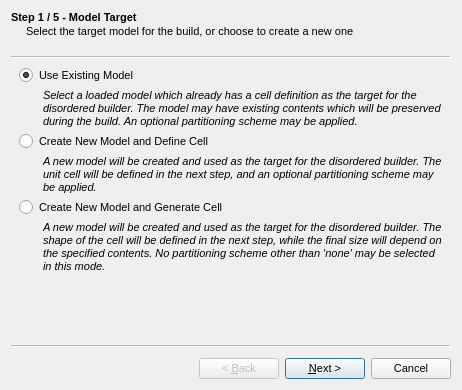
<?xml version="1.0" encoding="UTF-8"?>
<ui version="4.0">
 <class>DisorderWizard</class>
 <widget class="QWizard" name="DisorderWizard">
  <property name="windowModality">
   <enum>Qt::ApplicationModal</enum>
  </property>
  <property name="geometry">
   <rect>
    <x>0</x>
    <y>0</y>
    <width>462</width>
    <height>390</height>
   </rect>
  </property>
  <property name="font">
   <font>
    <pointsize>8</pointsize>
   </font>
  </property>
  <property name="windowTitle">
   <string>Disorder Wizard</string>
  </property>
  <property name="windowIcon">
   <iconset resource="icons.qrc">
    <normaloff>:/tools/icons/tools_disorder.svg</normaloff>:/tools/icons/tools_disorder.svg</iconset>
  </property>
  <property name="modal">
   <bool>true</bool>
  </property>
  <property name="titleFormat">
   <enum>Qt::PlainText</enum>
  </property>
  <widget class="QWizardPage" name="ModelTargetPage">
   <property name="title">
    <string>Step 1 / 5 - Model Target</string>
   </property>
   <property name="subTitle">
    <string>Select the target model for the build, or choose to create a new one</string>
   </property>
   <attribute name="pageId">
    <string notr="true">1</string>
   </attribute>
   <layout class="QVBoxLayout" name="verticalLayout">
    <property name="spacing">
     <number>4</number>
    </property>
    <property name="margin">
     <number>2</number>
    </property>
    <item>
     <layout class="QGridLayout" name="gridLayout">
      <property name="sizeConstraint">
       <enum>QLayout::SetMinimumSize</enum>
      </property>
      <item row="6" column="0" colspan="2">
       <widget class="QRadioButton" name="TargetGenerateRadio">
        <property name="sizePolicy">
         <sizepolicy hsizetype="Expanding" vsizetype="Fixed">
          <horstretch>0</horstretch>
          <verstretch>0</verstretch>
         </sizepolicy>
        </property>
        <property name="text">
         <string>Create New Model and Generate Cell</string>
        </property>
       </widget>
      </item>
      <item row="2" column="1">
       <widget class="QLabel" name="label">
        <property name="sizePolicy">
         <sizepolicy hsizetype="Expanding" vsizetype="Minimum">
          <horstretch>0</horstretch>
          <verstretch>0</verstretch>
         </sizepolicy>
        </property>
        <property name="minimumSize">
         <size>
          <width>25</width>
          <height>30</height>
         </size>
        </property>
        <property name="font">
         <font>
          <italic>true</italic>
         </font>
        </property>
        <property name="text">
         <string>Select a loaded model which already has a cell definition as the target for the disordered builder. The model may have existing contents which will be preserved during the build. An optional partitioning scheme may be applied.</string>
        </property>
        <property name="wordWrap">
         <bool>true</bool>
        </property>
       </widget>
      </item>
      <item row="2" column="0">
       <spacer name="horizontalSpacer">
        <property name="orientation">
         <enum>Qt::Horizontal</enum>
        </property>
        <property name="sizeType">
         <enum>QSizePolicy::Fixed</enum>
        </property>
        <property name="sizeHint" stdset="0">
         <size>
          <width>20</width>
          <height>20</height>
         </size>
        </property>
       </spacer>
      </item>
      <item row="5" column="1">
       <widget class="QLabel" name="label_2">
        <property name="sizePolicy">
         <sizepolicy hsizetype="Expanding" vsizetype="Preferred">
          <horstretch>0</horstretch>
          <verstretch>0</verstretch>
         </sizepolicy>
        </property>
        <property name="font">
         <font>
          <italic>true</italic>
         </font>
        </property>
        <property name="text">
         <string>A new model will be created and used as the target for the disordered builder. The unit cell will be defined in the next step, and an optional partitioning scheme may be applied.</string>
        </property>
        <property name="wordWrap">
         <bool>true</bool>
        </property>
       </widget>
      </item>
      <item row="7" column="1">
       <widget class="QLabel" name="label_3">
        <property name="sizePolicy">
         <sizepolicy hsizetype="Expanding" vsizetype="Preferred">
          <horstretch>0</horstretch>
          <verstretch>0</verstretch>
         </sizepolicy>
        </property>
        <property name="font">
         <font>
          <italic>true</italic>
         </font>
        </property>
        <property name="text">
         <string>A new model will be created and used as the target for the disordered builder. The shape of the cell will be defined in the next step, while the final size will depend on the specified contents. No partitioning scheme other than 'none' may be selected in this mode.</string>
        </property>
        <property name="wordWrap">
         <bool>true</bool>
        </property>
       </widget>
      </item>
      <item row="4" column="0" colspan="2">
       <widget class="QRadioButton" name="TargetNewRadio">
        <property name="sizePolicy">
         <sizepolicy hsizetype="Expanding" vsizetype="Fixed">
          <horstretch>0</horstretch>
          <verstretch>0</verstretch>
         </sizepolicy>
        </property>
        <property name="text">
         <string>Create New Model and Define Cell</string>
        </property>
       </widget>
      </item>
      <item row="1" column="0" colspan="2">
       <widget class="QRadioButton" name="TargetExistingRadio">
        <property name="sizePolicy">
         <sizepolicy hsizetype="Expanding" vsizetype="Fixed">
          <horstretch>0</horstretch>
          <verstretch>0</verstretch>
         </sizepolicy>
        </property>
        <property name="text">
         <string>Use Existing Model</string>
        </property>
        <property name="checked">
         <bool>true</bool>
        </property>
       </widget>
      </item>
     </layout>
    </item>
   </layout>
  </widget>
  <widget class="QWizardPage" name="ModelSelectionPage">
   <property name="title">
    <string>Step 2 / 5 - Model Selection / Cell Definition</string>
   </property>
   <property name="subTitle">
    <string>Select or define a suitable model / cell target</string>
   </property>
   <attribute name="pageId">
    <string notr="true">2</string>
   </attribute>
   <layout class="QVBoxLayout" name="verticalLayout_2">
    <property name="spacing">
     <number>4</number>
    </property>
    <property name="margin">
     <number>2</number>
    </property>
    <item>
     <widget class="QStackedWidget" name="ModelSelectionStack">
      <property name="currentIndex">
       <number>0</number>
      </property>
      <widget class="QWidget" name="ExistingModelPage">
       <layout class="QVBoxLayout" name="verticalLayout_3">
        <property name="spacing">
         <number>4</number>
        </property>
        <property name="margin">
         <number>2</number>
        </property>
        <item>
         <widget class="QLabel" name="label_4">
          <property name="text">
           <string>Select an existing model to use as the target:</string>
          </property>
         </widget>
        </item>
        <item>
         <widget class="QTreeWidget" name="ExistingModelTree">
          <property name="mouseTracking">
           <bool>true</bool>
          </property>
          <property name="horizontalScrollBarPolicy">
           <enum>Qt::ScrollBarAlwaysOff</enum>
          </property>
          <property name="autoScroll">
           <bool>false</bool>
          </property>
          <property name="showDropIndicator" stdset="0">
           <bool>false</bool>
          </property>
          <property name="alternatingRowColors">
           <bool>true</bool>
          </property>
          <property name="selectionMode">
           <enum>QAbstractItemView::SingleSelection</enum>
          </property>
          <property name="iconSize">
           <size>
            <width>75</width>
            <height>75</height>
           </size>
          </property>
          <property name="indentation">
           <number>0</number>
          </property>
          <attribute name="headerVisible">
           <bool>false</bool>
          </attribute>
          <column>
           <property name="text">
            <string notr="true">1</string>
           </property>
          </column>
         </widget>
        </item>
       </layout>
      </widget>
      <widget class="QWidget" name="NewDefinedModelPage">
       <layout class="QVBoxLayout" name="verticalLayout_4">
        <property name="spacing">
         <number>4</number>
        </property>
        <property name="margin">
         <number>2</number>
        </property>
        <item>
         <widget class="QLabel" name="label_5">
          <property name="text">
           <string>Define a unit cell for the new model:</string>
          </property>
         </widget>
        </item>
        <item>
         <layout class="QGridLayout" name="gridLayout_2">
          <property name="spacing">
           <number>2</number>
          </property>
          <item row="1" column="0">
           <widget class="QLabel" name="label_17">
            <property name="sizePolicy">
             <sizepolicy hsizetype="Fixed" vsizetype="Fixed">
              <horstretch>0</horstretch>
              <verstretch>0</verstretch>
             </sizepolicy>
            </property>
            <property name="text">
             <string>a</string>
            </property>
           </widget>
          </item>
          <item row="2" column="0">
           <widget class="QLabel" name="label_18">
            <property name="sizePolicy">
             <sizepolicy hsizetype="Fixed" vsizetype="Fixed">
              <horstretch>0</horstretch>
              <verstretch>0</verstretch>
             </sizepolicy>
            </property>
            <property name="text">
             <string>b</string>
            </property>
           </widget>
          </item>
          <item row="3" column="0">
           <widget class="QLabel" name="label_19">
            <property name="sizePolicy">
             <sizepolicy hsizetype="Fixed" vsizetype="Fixed">
              <horstretch>0</horstretch>
              <verstretch>0</verstretch>
             </sizepolicy>
            </property>
            <property name="text">
             <string>c</string>
            </property>
           </widget>
          </item>
          <item row="1" column="1">
           <widget class="QDoubleSpinBox" name="CellLengthASpin">
            <property name="sizePolicy">
             <sizepolicy hsizetype="Expanding" vsizetype="Fixed">
              <horstretch>0</horstretch>
              <verstretch>0</verstretch>
             </sizepolicy>
            </property>
            <property name="suffix">
             <string> Å</string>
            </property>
            <property name="decimals">
             <number>8</number>
            </property>
            <property name="maximum">
             <double>10000.000000000000000</double>
            </property>
            <property name="value">
             <double>10.000000000000000</double>
            </property>
           </widget>
          </item>
          <item row="2" column="1">
           <widget class="QDoubleSpinBox" name="CellLengthBSpin">
            <property name="sizePolicy">
             <sizepolicy hsizetype="Expanding" vsizetype="Fixed">
              <horstretch>0</horstretch>
              <verstretch>0</verstretch>
             </sizepolicy>
            </property>
            <property name="suffix">
             <string> Å</string>
            </property>
            <property name="decimals">
             <number>8</number>
            </property>
            <property name="maximum">
             <double>10000.000000000000000</double>
            </property>
            <property name="value">
             <double>10.000000000000000</double>
            </property>
           </widget>
          </item>
          <item row="3" column="1">
           <widget class="QDoubleSpinBox" name="CellLengthCSpin">
            <property name="sizePolicy">
             <sizepolicy hsizetype="Expanding" vsizetype="Fixed">
              <horstretch>0</horstretch>
              <verstretch>0</verstretch>
             </sizepolicy>
            </property>
            <property name="suffix">
             <string> Å</string>
            </property>
            <property name="decimals">
             <number>8</number>
            </property>
            <property name="maximum">
             <double>10000.000000000000000</double>
            </property>
            <property name="value">
             <double>10.000000000000000</double>
            </property>
           </widget>
          </item>
          <item row="1" column="2">
           <widget class="QLabel" name="label_12">
            <property name="sizePolicy">
             <sizepolicy hsizetype="Fixed" vsizetype="Fixed">
              <horstretch>0</horstretch>
              <verstretch>0</verstretch>
             </sizepolicy>
            </property>
            <property name="text">
             <string>&amp;#945;</string>
            </property>
            <property name="textFormat">
             <enum>Qt::RichText</enum>
            </property>
           </widget>
          </item>
          <item row="2" column="2">
           <widget class="QLabel" name="label_13">
            <property name="sizePolicy">
             <sizepolicy hsizetype="Fixed" vsizetype="Fixed">
              <horstretch>0</horstretch>
              <verstretch>0</verstretch>
             </sizepolicy>
            </property>
            <property name="text">
             <string>&amp;#946;</string>
            </property>
            <property name="textFormat">
             <enum>Qt::RichText</enum>
            </property>
           </widget>
          </item>
          <item row="3" column="2">
           <widget class="QLabel" name="label_14">
            <property name="sizePolicy">
             <sizepolicy hsizetype="Fixed" vsizetype="Fixed">
              <horstretch>0</horstretch>
              <verstretch>0</verstretch>
             </sizepolicy>
            </property>
            <property name="text">
             <string>&amp;#947;</string>
            </property>
            <property name="textFormat">
             <enum>Qt::RichText</enum>
            </property>
           </widget>
          </item>
          <item row="1" column="3">
           <widget class="QDoubleSpinBox" name="CellAngleASpin">
            <property name="sizePolicy">
             <sizepolicy hsizetype="Expanding" vsizetype="Fixed">
              <horstretch>0</horstretch>
              <verstretch>0</verstretch>
             </sizepolicy>
            </property>
            <property name="suffix">
             <string> °</string>
            </property>
            <property name="decimals">
             <number>8</number>
            </property>
            <property name="maximum">
             <double>180.000000000000000</double>
            </property>
            <property name="value">
             <double>90.000000000000000</double>
            </property>
           </widget>
          </item>
          <item row="2" column="3">
           <widget class="QDoubleSpinBox" name="CellAngleBSpin">
            <property name="sizePolicy">
             <sizepolicy hsizetype="Expanding" vsizetype="Fixed">
              <horstretch>0</horstretch>
              <verstretch>0</verstretch>
             </sizepolicy>
            </property>
            <property name="suffix">
             <string> °</string>
            </property>
            <property name="decimals">
             <number>8</number>
            </property>
            <property name="maximum">
             <double>180.000000000000000</double>
            </property>
            <property name="value">
             <double>90.000000000000000</double>
            </property>
           </widget>
          </item>
          <item row="3" column="3">
           <widget class="QDoubleSpinBox" name="CellAngleCSpin">
            <property name="sizePolicy">
             <sizepolicy hsizetype="Expanding" vsizetype="Fixed">
              <horstretch>0</horstretch>
              <verstretch>0</verstretch>
             </sizepolicy>
            </property>
            <property name="suffix">
             <string> °</string>
            </property>
            <property name="decimals">
             <number>8</number>
            </property>
            <property name="maximum">
             <double>180.000000000000000</double>
            </property>
            <property name="value">
             <double>90.000000000000000</double>
            </property>
           </widget>
          </item>
          <item row="0" column="0" colspan="2">
           <widget class="QLabel" name="label_16">
            <property name="text">
             <string>Lengths</string>
            </property>
            <property name="alignment">
             <set>Qt::AlignCenter</set>
            </property>
           </widget>
          </item>
          <item row="0" column="2" colspan="2">
           <widget class="QLabel" name="label_15">
            <property name="text">
             <string>Angles</string>
            </property>
            <property name="alignment">
             <set>Qt::AlignCenter</set>
            </property>
           </widget>
          </item>
         </layout>
        </item>
        <item>
         <spacer name="verticalSpacer">
          <property name="orientation">
           <enum>Qt::Vertical</enum>
          </property>
          <property name="sizeHint" stdset="0">
           <size>
            <width>20</width>
            <height>40</height>
           </size>
          </property>
         </spacer>
        </item>
       </layout>
      </widget>
      <widget class="QWidget" name="NewGeneratedModelPage">
       <layout class="QVBoxLayout" name="verticalLayout_5">
        <property name="spacing">
         <number>4</number>
        </property>
        <property name="margin">
         <number>2</number>
        </property>
        <item>
         <widget class="QLabel" name="label_6">
          <property name="text">
           <string>Define a unit cell for the new model:</string>
          </property>
         </widget>
        </item>
        <item>
         <layout class="QGridLayout" name="gridLayout_3">
          <property name="spacing">
           <number>2</number>
          </property>
          <item row="1" column="0">
           <widget class="QLabel" name="label_20">
            <property name="sizePolicy">
             <sizepolicy hsizetype="Fixed" vsizetype="Fixed">
              <horstretch>0</horstretch>
              <verstretch>0</verstretch>
             </sizepolicy>
            </property>
            <property name="text">
             <string>a</string>
            </property>
           </widget>
          </item>
          <item row="2" column="0">
           <widget class="QLabel" name="label_21">
            <property name="sizePolicy">
             <sizepolicy hsizetype="Fixed" vsizetype="Fixed">
              <horstretch>0</horstretch>
              <verstretch>0</verstretch>
             </sizepolicy>
            </property>
            <property name="text">
             <string>b</string>
            </property>
           </widget>
          </item>
          <item row="3" column="0">
           <widget class="QLabel" name="label_22">
            <property name="sizePolicy">
             <sizepolicy hsizetype="Fixed" vsizetype="Fixed">
              <horstretch>0</horstretch>
              <verstretch>0</verstretch>
             </sizepolicy>
            </property>
            <property name="text">
             <string>c</string>
            </property>
           </widget>
          </item>
          <item row="1" column="1">
           <widget class="QDoubleSpinBox" name="CellRelativeASpin">
            <property name="sizePolicy">
             <sizepolicy hsizetype="Expanding" vsizetype="Fixed">
              <horstretch>0</horstretch>
              <verstretch>0</verstretch>
             </sizepolicy>
            </property>
            <property name="suffix">
             <string/>
            </property>
            <property name="decimals">
             <number>4</number>
            </property>
            <property name="maximum">
             <double>10000.000000000000000</double>
            </property>
            <property name="singleStep">
             <double>0.100000000000000</double>
            </property>
            <property name="value">
             <double>1.000000000000000</double>
            </property>
           </widget>
          </item>
          <item row="2" column="1">
           <widget class="QDoubleSpinBox" name="CellRelativeBSpin">
            <property name="sizePolicy">
             <sizepolicy hsizetype="Expanding" vsizetype="Fixed">
              <horstretch>0</horstretch>
              <verstretch>0</verstretch>
             </sizepolicy>
            </property>
            <property name="suffix">
             <string/>
            </property>
            <property name="decimals">
             <number>4</number>
            </property>
            <property name="maximum">
             <double>10000.000000000000000</double>
            </property>
            <property name="singleStep">
             <double>0.100000000000000</double>
            </property>
            <property name="value">
             <double>1.000000000000000</double>
            </property>
           </widget>
          </item>
          <item row="3" column="1">
           <widget class="QDoubleSpinBox" name="CellRelativeCSpin">
            <property name="sizePolicy">
             <sizepolicy hsizetype="Expanding" vsizetype="Fixed">
              <horstretch>0</horstretch>
              <verstretch>0</verstretch>
             </sizepolicy>
            </property>
            <property name="suffix">
             <string/>
            </property>
            <property name="decimals">
             <number>4</number>
            </property>
            <property name="maximum">
             <double>10000.000000000000000</double>
            </property>
            <property name="singleStep">
             <double>0.100000000000000</double>
            </property>
            <property name="value">
             <double>1.000000000000000</double>
            </property>
           </widget>
          </item>
          <item row="1" column="2">
           <widget class="QLabel" name="label_23">
            <property name="sizePolicy">
             <sizepolicy hsizetype="Fixed" vsizetype="Fixed">
              <horstretch>0</horstretch>
              <verstretch>0</verstretch>
             </sizepolicy>
            </property>
            <property name="text">
             <string>&amp;#945;</string>
            </property>
            <property name="textFormat">
             <enum>Qt::RichText</enum>
            </property>
           </widget>
          </item>
          <item row="2" column="2">
           <widget class="QLabel" name="label_24">
            <property name="sizePolicy">
             <sizepolicy hsizetype="Fixed" vsizetype="Fixed">
              <horstretch>0</horstretch>
              <verstretch>0</verstretch>
             </sizepolicy>
            </property>
            <property name="text">
             <string>&amp;#946;</string>
            </property>
            <property name="textFormat">
             <enum>Qt::RichText</enum>
            </property>
           </widget>
          </item>
          <item row="3" column="2">
           <widget class="QLabel" name="label_25">
            <property name="sizePolicy">
             <sizepolicy hsizetype="Fixed" vsizetype="Fixed">
              <horstretch>0</horstretch>
              <verstretch>0</verstretch>
             </sizepolicy>
            </property>
            <property name="text">
             <string>&amp;#947;</string>
            </property>
            <property name="textFormat">
             <enum>Qt::RichText</enum>
            </property>
           </widget>
          </item>
          <item row="1" column="3">
           <widget class="QDoubleSpinBox" name="CellRelativeAngleASpin">
            <property name="sizePolicy">
             <sizepolicy hsizetype="Expanding" vsizetype="Fixed">
              <horstretch>0</horstretch>
              <verstretch>0</verstretch>
             </sizepolicy>
            </property>
            <property name="suffix">
             <string> °</string>
            </property>
            <property name="decimals">
             <number>8</number>
            </property>
            <property name="maximum">
             <double>180.000000000000000</double>
            </property>
            <property name="value">
             <double>90.000000000000000</double>
            </property>
           </widget>
          </item>
          <item row="2" column="3">
           <widget class="QDoubleSpinBox" name="CellRelativeAngleBSpin">
            <property name="sizePolicy">
             <sizepolicy hsizetype="Expanding" vsizetype="Fixed">
              <horstretch>0</horstretch>
              <verstretch>0</verstretch>
             </sizepolicy>
            </property>
            <property name="suffix">
             <string> °</string>
            </property>
            <property name="decimals">
             <number>8</number>
            </property>
            <property name="maximum">
             <double>180.000000000000000</double>
            </property>
            <property name="value">
             <double>90.000000000000000</double>
            </property>
           </widget>
          </item>
          <item row="3" column="3">
           <widget class="QDoubleSpinBox" name="CellRelativeAngleCSpin">
            <property name="sizePolicy">
             <sizepolicy hsizetype="Expanding" vsizetype="Fixed">
              <horstretch>0</horstretch>
              <verstretch>0</verstretch>
             </sizepolicy>
            </property>
            <property name="suffix">
             <string> °</string>
            </property>
            <property name="decimals">
             <number>8</number>
            </property>
            <property name="maximum">
             <double>180.000000000000000</double>
            </property>
            <property name="value">
             <double>90.000000000000000</double>
            </property>
           </widget>
          </item>
          <item row="0" column="0" colspan="2">
           <widget class="QLabel" name="label_26">
            <property name="text">
             <string>Relative Lengths</string>
            </property>
            <property name="alignment">
             <set>Qt::AlignCenter</set>
            </property>
           </widget>
          </item>
          <item row="0" column="2" colspan="2">
           <widget class="QLabel" name="label_27">
            <property name="text">
             <string>Angles</string>
            </property>
            <property name="alignment">
             <set>Qt::AlignCenter</set>
            </property>
           </widget>
          </item>
         </layout>
        </item>
        <item>
         <widget class="QLabel" name="label_7">
          <property name="text">
           <string>Final cell angles will be those set here, while the final cell lengths will follow the ratios you set here, with their absolute length determined by the cell contents.</string>
          </property>
          <property name="wordWrap">
           <bool>true</bool>
          </property>
         </widget>
        </item>
        <item>
         <spacer name="verticalSpacer_2">
          <property name="orientation">
           <enum>Qt::Vertical</enum>
          </property>
          <property name="sizeHint" stdset="0">
           <size>
            <width>20</width>
            <height>20</height>
           </size>
          </property>
         </spacer>
        </item>
       </layout>
      </widget>
     </widget>
    </item>
   </layout>
  </widget>
  <widget class="QWizardPage" name="PartitionSelectionPage">
   <property name="title">
    <string>Step 3 / 5 - Choose Cell Partitioning</string>
   </property>
   <property name="subTitle">
    <string>Select a partitioning scheme to apply to the cell</string>
   </property>
   <attribute name="pageId">
    <string notr="true">3</string>
   </attribute>
   <layout class="QVBoxLayout" name="verticalLayout_7">
    <property name="spacing">
     <number>4</number>
    </property>
    <property name="margin">
     <number>2</number>
    </property>
    <item>
     <widget class="QTreeWidget" name="PartitionTree">
      <property name="mouseTracking">
       <bool>true</bool>
      </property>
      <property name="horizontalScrollBarPolicy">
       <enum>Qt::ScrollBarAlwaysOff</enum>
      </property>
      <property name="autoScroll">
       <bool>false</bool>
      </property>
      <property name="showDropIndicator" stdset="0">
       <bool>false</bool>
      </property>
      <property name="alternatingRowColors">
       <bool>true</bool>
      </property>
      <property name="selectionMode">
       <enum>QAbstractItemView::SingleSelection</enum>
      </property>
      <property name="iconSize">
       <size>
        <width>75</width>
        <height>75</height>
       </size>
      </property>
      <property name="indentation">
       <number>0</number>
      </property>
      <attribute name="headerVisible">
       <bool>false</bool>
      </attribute>
      <column>
       <property name="text">
        <string notr="true">1</string>
       </property>
      </column>
     </widget>
    </item>
    <item>
     <layout class="QHBoxLayout" name="horizontalLayout">
      <item>
       <spacer name="horizontalSpacer_2">
        <property name="orientation">
         <enum>Qt::Horizontal</enum>
        </property>
        <property name="sizeHint" stdset="0">
         <size>
          <width>40</width>
          <height>20</height>
         </size>
        </property>
       </spacer>
      </item>
      <item>
       <widget class="QPushButton" name="PartitionSchemeOptionsButton">
        <property name="text">
         <string>Scheme Options...</string>
        </property>
       </widget>
      </item>
     </layout>
    </item>
   </layout>
  </widget>
  <widget class="QWizardPage" name="ComponentChoicePage">
   <property name="title">
    <string>Step 4 / 5 - Choice of Components</string>
   </property>
   <property name="subTitle">
    <string>Select the models representing the components to be added to the cell</string>
   </property>
   <attribute name="pageId">
    <string notr="true">4</string>
   </attribute>
   <layout class="QVBoxLayout" name="verticalLayout_6">
    <property name="spacing">
     <number>4</number>
    </property>
    <property name="margin">
     <number>2</number>
    </property>
    <item>
     <widget class="QLabel" name="label_8">
      <property name="text">
       <string>Select models to use as components:</string>
      </property>
     </widget>
    </item>
    <item>
     <widget class="QTreeWidget" name="ChooseComponentsTree">
      <property name="mouseTracking">
       <bool>true</bool>
      </property>
      <property name="horizontalScrollBarPolicy">
       <enum>Qt::ScrollBarAlwaysOff</enum>
      </property>
      <property name="autoScroll">
       <bool>false</bool>
      </property>
      <property name="showDropIndicator" stdset="0">
       <bool>false</bool>
      </property>
      <property name="alternatingRowColors">
       <bool>true</bool>
      </property>
      <property name="selectionMode">
       <enum>QAbstractItemView::ExtendedSelection</enum>
      </property>
      <property name="iconSize">
       <size>
        <width>75</width>
        <height>75</height>
       </size>
      </property>
      <property name="indentation">
       <number>0</number>
      </property>
      <attribute name="headerVisible">
       <bool>false</bool>
      </attribute>
      <column>
       <property name="text">
        <string notr="true">1</string>
       </property>
      </column>
     </widget>
    </item>
    <item>
     <widget class="QLabel" name="label_9">
      <property name="text">
       <string>Select multiple components with Shift and Ctrl</string>
      </property>
     </widget>
    </item>
   </layout>
  </widget>
  <widget class="QWizardPage" name="ComponentPopulationsPage">
   <property name="title">
    <string>Step 5 / 5 - Set Component Populations</string>
   </property>
   <property name="subTitle">
    <string>Set the desired population number and/or density for each component</string>
   </property>
   <attribute name="pageId">
    <string notr="true">5</string>
   </attribute>
   <layout class="QHBoxLayout" name="horizontalLayout_3">
    <item>
     <widget class="QTreeWidget" name="EditComponentsTree">
      <property name="mouseTracking">
       <bool>true</bool>
      </property>
      <property name="horizontalScrollBarPolicy">
       <enum>Qt::ScrollBarAlwaysOff</enum>
      </property>
      <property name="autoScroll">
       <bool>false</bool>
      </property>
      <property name="editTriggers">
       <set>QAbstractItemView::NoEditTriggers</set>
      </property>
      <property name="showDropIndicator" stdset="0">
       <bool>false</bool>
      </property>
      <property name="alternatingRowColors">
       <bool>true</bool>
      </property>
      <property name="selectionMode">
       <enum>QAbstractItemView::SingleSelection</enum>
      </property>
      <property name="iconSize">
       <size>
        <width>75</width>
        <height>75</height>
       </size>
      </property>
      <property name="indentation">
       <number>0</number>
      </property>
      <property name="uniformRowHeights">
       <bool>true</bool>
      </property>
      <property name="wordWrap">
       <bool>true</bool>
      </property>
      <property name="expandsOnDoubleClick">
       <bool>false</bool>
      </property>
      <property name="columnCount">
       <number>2</number>
      </property>
      <attribute name="headerVisible">
       <bool>false</bool>
      </attribute>
      <column>
       <property name="text">
        <string notr="true">1</string>
       </property>
      </column>
      <column>
       <property name="text">
        <string notr="true">2</string>
       </property>
      </column>
     </widget>
    </item>
    <item>
     <layout class="QVBoxLayout" name="verticalLayout_10">
      <property name="spacing">
       <number>4</number>
      </property>
      <item>
       <layout class="QHBoxLayout" name="horizontalLayout_2">
        <item>
         <widget class="QLabel" name="TargetPartitionLabel">
          <property name="sizePolicy">
           <sizepolicy hsizetype="Minimum" vsizetype="Preferred">
            <horstretch>0</horstretch>
            <verstretch>0</verstretch>
           </sizepolicy>
          </property>
          <property name="text">
           <string>Target Partition</string>
          </property>
         </widget>
        </item>
        <item>
         <widget class="QComboBox" name="ComponentTargetPartitionCombo">
          <property name="sizePolicy">
           <sizepolicy hsizetype="Expanding" vsizetype="Fixed">
            <horstretch>0</horstretch>
            <verstretch>0</verstretch>
           </sizepolicy>
          </property>
          <property name="insertPolicy">
           <enum>QComboBox::NoInsert</enum>
          </property>
         </widget>
        </item>
       </layout>
      </item>
      <item>
       <widget class="QGroupBox" name="InsertionStyleGroup">
        <property name="sizePolicy">
         <sizepolicy hsizetype="Preferred" vsizetype="Preferred">
          <horstretch>0</horstretch>
          <verstretch>0</verstretch>
         </sizepolicy>
        </property>
        <property name="title">
         <string>Insertion Policy</string>
        </property>
        <layout class="QVBoxLayout" name="verticalLayout_8">
         <item>
          <widget class="QRadioButton" name="NumberPolicyRadio">
           <property name="text">
            <string>Exact Number</string>
           </property>
           <property name="checked">
            <bool>true</bool>
           </property>
          </widget>
         </item>
         <item>
          <widget class="QRadioButton" name="DensityPolicyRadio">
           <property name="text">
            <string>Specific Density</string>
           </property>
          </widget>
         </item>
         <item>
          <widget class="QRadioButton" name="NumberAndDensityPolicyRadio">
           <property name="text">
            <string>Exact Number / Density</string>
           </property>
          </widget>
         </item>
         <item>
          <widget class="QRadioButton" name="RelativePolicyRadio">
           <property name="text">
            <string>Relative Number / Exact Density</string>
           </property>
          </widget>
         </item>
         <item>
          <layout class="QGridLayout" name="gridLayout_4">
           <item row="0" column="0">
            <widget class="QLabel" name="ComponentPopulationLabel">
             <property name="sizePolicy">
              <sizepolicy hsizetype="Minimum" vsizetype="Preferred">
               <horstretch>0</horstretch>
               <verstretch>0</verstretch>
              </sizepolicy>
             </property>
             <property name="text">
              <string>Population</string>
             </property>
            </widget>
           </item>
           <item row="0" column="1">
            <widget class="QSpinBox" name="ComponentPopulationSpin">
             <property name="sizePolicy">
              <sizepolicy hsizetype="Expanding" vsizetype="Fixed">
               <horstretch>0</horstretch>
               <verstretch>0</verstretch>
              </sizepolicy>
             </property>
             <property name="minimumSize">
              <size>
               <width>0</width>
               <height>25</height>
              </size>
             </property>
             <property name="minimum">
              <number>0</number>
             </property>
             <property name="maximum">
              <number>1000000000</number>
             </property>
             <property name="value">
              <number>0</number>
             </property>
            </widget>
           </item>
           <item row="1" column="0">
            <widget class="QLabel" name="ComponentDensityLabel">
             <property name="sizePolicy">
              <sizepolicy hsizetype="Minimum" vsizetype="Preferred">
               <horstretch>0</horstretch>
               <verstretch>0</verstretch>
              </sizepolicy>
             </property>
             <property name="text">
              <string>Density</string>
             </property>
            </widget>
           </item>
           <item row="1" column="1">
            <widget class="QDoubleSpinBox" name="ComponentDensitySpin">
             <property name="sizePolicy">
              <sizepolicy hsizetype="Expanding" vsizetype="Fixed">
               <horstretch>0</horstretch>
               <verstretch>0</verstretch>
              </sizepolicy>
             </property>
             <property name="minimumSize">
              <size>
               <width>0</width>
               <height>25</height>
              </size>
             </property>
             <property name="suffix">
              <string> g/cm3</string>
             </property>
             <property name="decimals">
              <number>5</number>
             </property>
             <property name="singleStep">
              <double>0.100000000000000</double>
             </property>
            </widget>
           </item>
          </layout>
         </item>
         <item>
          <widget class="QCheckBox" name="ComponentAllowRotationsCheck">
           <property name="text">
            <string>Allow component to be rotated</string>
           </property>
          </widget>
         </item>
         <item>
          <spacer name="verticalSpacer_3">
           <property name="orientation">
            <enum>Qt::Vertical</enum>
           </property>
           <property name="sizeHint" stdset="0">
            <size>
             <width>20</width>
             <height>40</height>
            </size>
           </property>
          </spacer>
         </item>
        </layout>
       </widget>
      </item>
      <item>
       <widget class="QPushButton" name="MethodOptionsButton">
        <property name="text">
         <string>Method Options ...</string>
        </property>
       </widget>
      </item>
     </layout>
    </item>
   </layout>
  </widget>
 </widget>
 <resources>
  <include location="icons.qrc"/>
 </resources>
 <connections/>
</ui>
